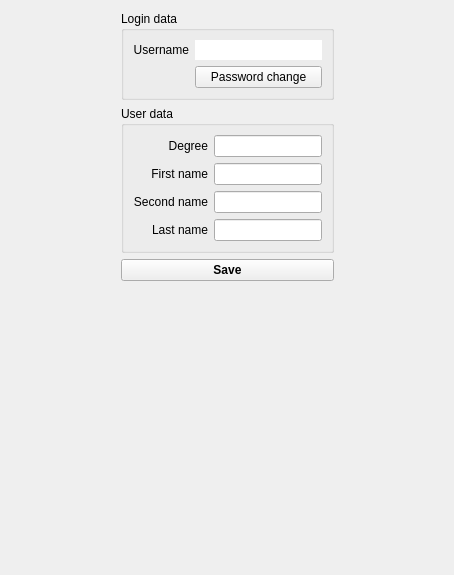
          <widget class="QWidget" name="tab_4">
           <attribute name="title">
            <string>User</string>
           </attribute>
           <layout class="QGridLayout" name="gridLayout_14">
            <item row="0" column="0" rowspan="3">
             <spacer name="horizontalSpacer_11">
              <property name="orientation">
               <enum>Qt::Horizontal</enum>
              </property>
              <property name="sizeHint" stdset="0">
               <size>
                <width>110</width>
                <height>258</height>
               </size>
              </property>
             </spacer>
            </item>
            <item row="0" column="1">
             <widget class="QGroupBox" name="groupBox_21">
              <property name="title">
               <string>Login data</string>
              </property>
              <layout class="QGridLayout" name="gridLayout_27">
               <item row="0" column="0">
                <widget class="QLabel" name="label_51">
                 <property name="sizePolicy">
                  <sizepolicy hsizetype="Preferred" vsizetype="Preferred">
                   <horstretch>0</horstretch>
                   <verstretch>0</verstretch>
                  </sizepolicy>
                 </property>
                 <property name="text">
                  <string>Username</string>
                 </property>
                 <property name="alignment">
                  <set>Qt::AlignRight|Qt::AlignTrailing|Qt::AlignVCenter</set>
                 </property>
                </widget>
               </item>
               <item row="0" column="1">
                <widget class="QLineEdit" name="username_lineEdit">
                 <property name="frame">
                  <bool>false</bool>
                 </property>
                 <property name="readOnly">
                  <bool>true</bool>
                 </property>
                </widget>
               </item>
               <item row="1" column="1">
                <widget class="QPushButton" name="passwordChange_pushButton">
                 <property name="text">
                  <string>Password change</string>
                 </property>
                </widget>
               </item>
              </layout>
             </widget>
            </item>
            <item row="0" column="2" rowspan="3">
             <spacer name="horizontalSpacer_12">
              <property name="orientation">
               <enum>Qt::Horizontal</enum>
              </property>
              <property name="sizeHint" stdset="0">
               <size>
                <width>109</width>
                <height>258</height>
               </size>
              </property>
             </spacer>
            </item>
            <item row="1" column="1">
             <widget class="QGroupBox" name="groupBox_22">
              <property name="title">
               <string>User data</string>
              </property>
              <layout class="QGridLayout" name="gridLayout_26">
               <item row="0" column="1">
                <widget class="QLineEdit" name="degree_lineEdit"/>
               </item>
               <item row="1" column="1">
                <widget class="QLineEdit" name="firstName_lineEdit"/>
               </item>
               <item row="2" column="1">
                <widget class="QLineEdit" name="secondName_lineEdit"/>
               </item>
               <item row="0" column="0">
                <widget class="QLabel" name="label_53">
                 <property name="sizePolicy">
                  <sizepolicy hsizetype="Preferred" vsizetype="Preferred">
                   <horstretch>0</horstretch>
                   <verstretch>0</verstretch>
                  </sizepolicy>
                 </property>
                 <property name="text">
                  <string>Degree</string>
                 </property>
                 <property name="alignment">
                  <set>Qt::AlignRight|Qt::AlignTrailing|Qt::AlignVCenter</set>
                 </property>
                </widget>
               </item>
               <item row="2" column="0">
                <widget class="QLabel" name="label_55">
                 <property name="sizePolicy">
                  <sizepolicy hsizetype="Preferred" vsizetype="Preferred">
                   <horstretch>0</horstretch>
                   <verstretch>0</verstretch>
                  </sizepolicy>
                 </property>
                 <property name="text">
                  <string>Second name</string>
                 </property>
                 <property name="alignment">
                  <set>Qt::AlignRight|Qt::AlignTrailing|Qt::AlignVCenter</set>
                 </property>
                </widget>
               </item>
               <item row="3" column="1">
                <widget class="QLineEdit" name="lastName_lineEdit"/>
               </item>
               <item row="3" column="0">
                <widget class="QLabel" name="label_56">
                 <property name="sizePolicy">
                  <sizepolicy hsizetype="Preferred" vsizetype="Preferred">
                   <horstretch>0</horstretch>
                   <verstretch>0</verstretch>
                  </sizepolicy>
                 </property>
                 <property name="text">
                  <string>Last name</string>
                 </property>
                 <property name="alignment">
                  <set>Qt::AlignRight|Qt::AlignTrailing|Qt::AlignVCenter</set>
                 </property>
                </widget>
               </item>
               <item row="1" column="0">
                <widget class="QLabel" name="label_54">
                 <property name="sizePolicy">
                  <sizepolicy hsizetype="Preferred" vsizetype="Preferred">
                   <horstretch>0</horstretch>
                   <verstretch>0</verstretch>
                  </sizepolicy>
                 </property>
                 <property name="text">
                  <string>First name</string>
                 </property>
                 <property name="alignment">
                  <set>Qt::AlignRight|Qt::AlignTrailing|Qt::AlignVCenter</set>
                 </property>
                </widget>
               </item>
              </layout>
             </widget>
            </item>
            <item row="2" column="1">
             <widget class="QPushButton" name="saveUser_pushButton">
              <property name="font">
               <font>
                <weight>75</weight>
                <bold>true</bold>
               </font>
              </property>
              <property name="text">
               <string>Save</string>
              </property>
             </widget>
            </item>
            <item row="3" column="1">
             <spacer name="verticalSpacer_5">
              <property name="orientation">
               <enum>Qt::Vertical</enum>
              </property>
              <property name="sizeHint" stdset="0">
               <size>
                <width>20</width>
                <height>283</height>
               </size>
              </property>
             </spacer>
            </item>
           </layout>
          </widget>
